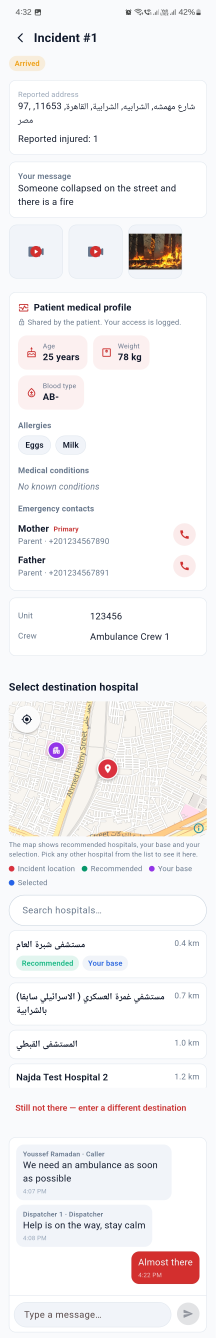
#> input picture book/figures/screenshots/mobile_handoff.png, 1080 x 6686 px (shown at 1/5 size); its folder holds 4 pictures in this run
$ python prepare_screenshots.py
#> lines starting #> are read from the running program, lines starting #| are printed output that depends on the picture
#!/usr/bin/env python3
"""Makes safe-size copies of very large screenshots so every TeX installation can embed them.

Some TeX/PDF toolchains silently skip images above roughly 4 million pixels (a full-length phone screenshot
can have 8 million). The screens are shown only 2-6 cm wide on paper, so a smaller copy looks identical.

For every PNG in figures/screenshots/ that is taller than 3600 px or has more than 3.9 million pixels, this
writes a resampled copy of the WHOLE screen (nothing is cropped) to figures/screenshots/print/<same name>.
The original is never touched, and the book uses the copy only when it exists.

Usage (from the project root):   python3 tools/prepare_screenshots.py      (or: make images)
Needs:  pip install pillow
Run it again whenever you add or retake a screenshot, and keep the files in print/ with the project
(Overleaf cannot run scripts).
"""
import os
import glob
from PIL import Image

ROOT = os.path.dirname(os.path.dirname(os.path.abspath(__file__)))
SRC = os.path.join(ROOT, 'figures', 'screenshots')
OUT = os.path.join(SRC, 'print')
# A screenshot is resampled only if it is taller than LIMIT_H or larger than LIMIT_PIXELS;
# the copy is then made at most MAX_H high and MAX_PIXELS in size.
LIMIT_H, LIMIT_PIXELS = 3600, 3.9e6
MAX_H, MAX_PIXELS = 3400, 3.4e6

def main():
    os.makedirs(OUT, exist_ok=True)
    for path in sorted(glob.glob(os.path.join(SRC, '*.png'))):
        name = os.path.basename(path)
        img = Image.open(path)
#> img is the input picture: PIL image 1080x6686 RGBA; mean R, G, B, A 243.9, 242.2, 243, 255
        w, h = img.size
#> w = 1080; h = 6686
        scale = 1.0
        if h > LIMIT_H or w * h > LIMIT_PIXELS:
            scale = min(1.0, MAX_H / h, (MAX_PIXELS / (w * h)) ** 0.5)
#> scale = 0.509
        target = os.path.join(OUT, name)
        if scale >= 1.0:
            if os.path.exists(target):
                os.remove(target)
            print('%-30s %5dx%-5d ok as is' % (name, w, h))
            continue
        nw, nh = max(1, round(w * scale)), max(1, round(h * scale))
#> nw = 549; nh = 3400
        small = img.convert('RGB').resize((nw, nh), Image.LANCZOS)
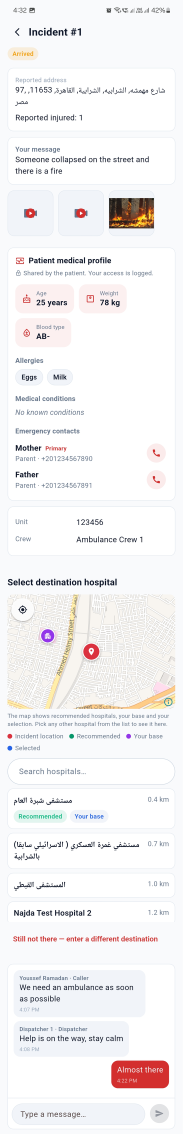
#> small: PIL image 549x3400 RGB (shown at 1/3 size); mean R, G, B 243.8, 242.1, 242.8
        small.save(target, optimize=True, dpi=(96, 96))
        print('%-30s %5dx%-5d -> %dx%d (whole screen, %.1f MP)' % (name, w, h, nw, nh, nw * nh / 1e6))
#| mobile_handoff.png              1080x6686  -> 549x3400 (whole screen, 1.9 MP)
#> pass 2 of the loop in main, `for path in sorted(glob.glob(os.path.join(SRC, '*.png'))):`:
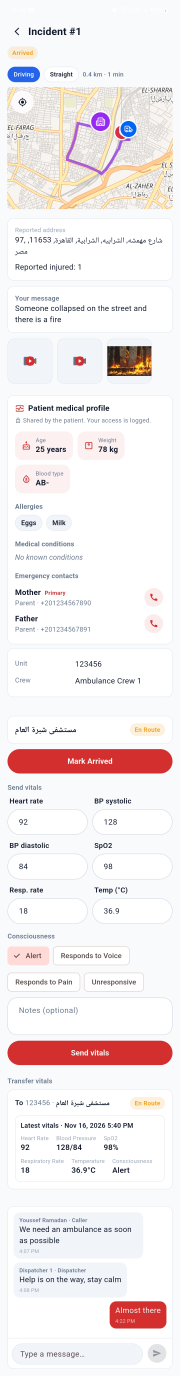
#> input picture book/figures/screenshots/mobile_handoff2.png, 1080 x 8252 px (shown at 1/6 size)
#> in main, img is the input picture: PIL image 1080x8252 RGB; mean R, G, B 242.9, 236.1, 236.8
#> in main, `small = img.convert('RGB').resize((nw, nh), Image.LANCZOS)`:
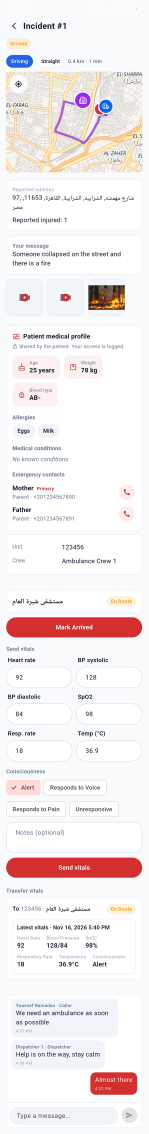
#> small: PIL image 445x3400 RGB (shown at 1/3 size); mean R, G, B 242.7, 236, 236.6
#| mobile_handoff2.png             1080x8252  -> 445x3400 (whole screen, 1.5 MP)

if __name__ == '__main__':
    main()
